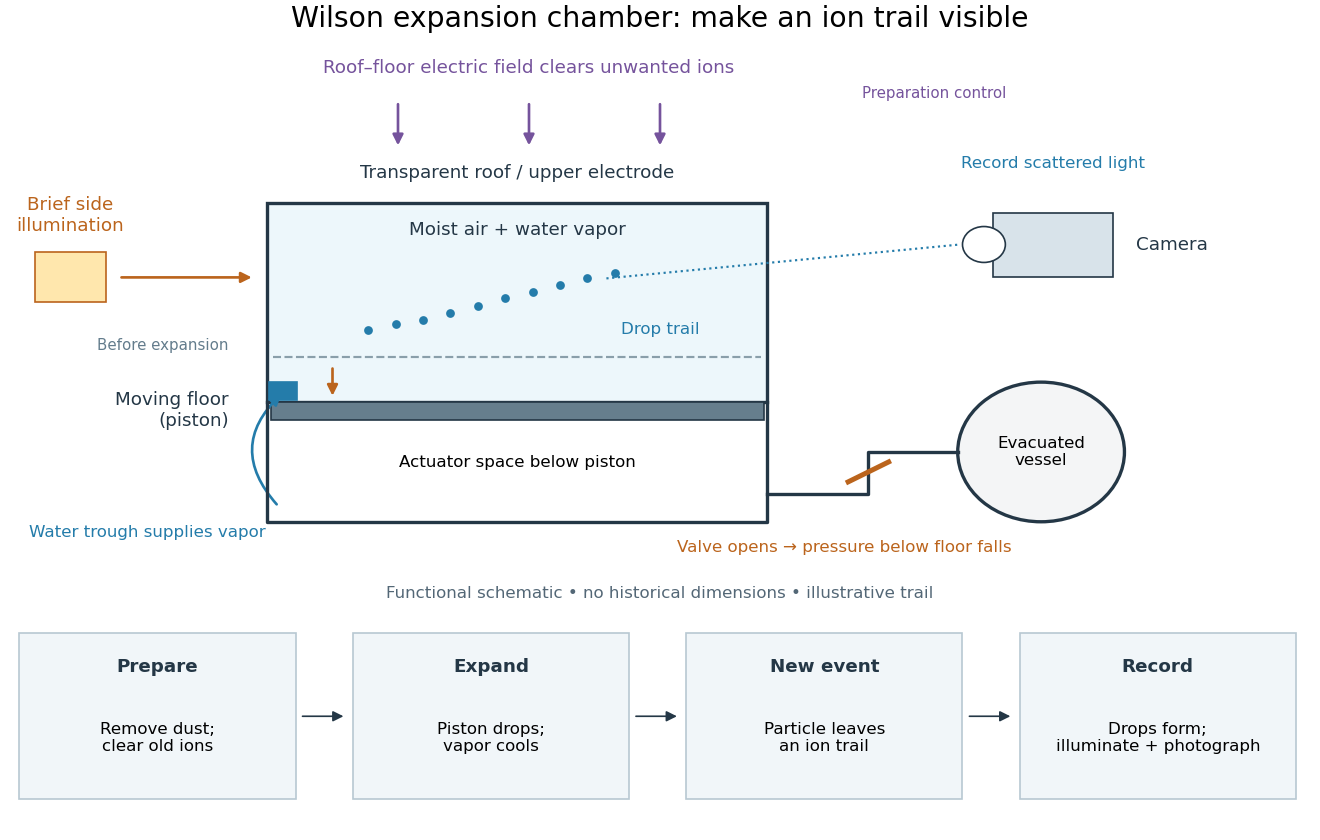

The Python source for this figure:
"""Original functional diagram; Python 3.14, matplotlib 3.10.7.

Run from _media; writes basename.png in the current working directory.
Historical functions follow Wilson's 1927 lecture, pp. 200-201, and the
Smithsonian's nmah_700205 replica record. No dimensions or delays are inferred.
"""
from pathlib import Path

import matplotlib.pyplot as plt
from matplotlib.patches import Circle, FancyArrowPatch, Rectangle


def main():
    plt.rcParams.update({"font.size": 11, "font.family": "DejaVu Sans"})
    fig = plt.figure(figsize=(11, 7), facecolor="white", layout="constrained")
    grid = fig.add_gridspec(2, 1, height_ratios=[3.5, 1.4])
    ax = fig.add_subplot(grid[0])
    ax.set(xlim=(0, 11), ylim=(0, 5.6))
    ax.axis("off")
    ink, blue, orange = "#243746", "#247caa", "#bb641c"
    fig.suptitle("Wilson expansion chamber: make an ion trail visible", fontsize=17)

    def arrow(a, b, color=ink, style="-|>", **kwargs):
        ax.add_patch(FancyArrowPatch(a, b, arrowstyle=style, mutation_scale=13,
                                    color=color, linewidth=1.6, **kwargs))

    # Wide sensitive volume, with separate actuator space below the piston.
    ax.add_patch(Rectangle((2.2, 2.0), 4.2, 2.0, facecolor="#edf7fb", edgecolor=ink, lw=2))
    ax.plot([2.2, 2.2, 6.4, 6.4], [2.0, 0.8, 0.8, 2.0], color=ink, lw=2)
    ax.add_patch(Rectangle((2.23, 1.82), 4.14, .18, facecolor="#667e8d", edgecolor=ink))
    ax.plot([2.25, 6.35], [2.45, 2.45], ls="--", color="#8a9faa", lw=1.3)
    ax.text(4.3, 4.25, "Transparent roof / upper electrode", ha="center", color=ink)
    ax.text(4.3, 3.68, "Moist air + water vapor", ha="center", color=ink)
    ax.text(4.3, 1.35, "Actuator space below piston", ha="center", fontsize=10)
    arrow((2.75, 2.37), (2.75, 2.03), orange)
    ax.text(1.88, 1.76, "Moving floor\n(piston)", ha="right", color=ink)
    ax.text(1.88, 2.52, "Before expansion", ha="right", fontsize=9, color="#637c8c")
    # Distinct droplets, not a purported historical track.
    xs = [3.05, 3.28, 3.51, 3.74, 3.97, 4.20, 4.43, 4.66, 4.89, 5.12]
    ys = [2.72, 2.78, 2.82, 2.89, 2.96, 3.04, 3.10, 3.17, 3.24, 3.29]
    ax.scatter(xs, ys, s=18, color=blue)
    ax.text(5.5, 2.68, "Drop trail", color=blue, ha="center", fontsize=10)
    ax.add_patch(Rectangle((2.22, 2.02), .23, .18, color=blue))
    ax.text(.2, .65, "Water trough supplies vapor", color=blue, fontsize=10)
    arrow((2.3, .95), (2.34, 2.10), blue, connectionstyle="arc3,rad=-.5")
    # Optical functions deliberately drawn apart from the electrodes and actuator.
    ax.add_patch(Rectangle((.25, 3.0), .6, .5, facecolor="#ffe7ad", edgecolor=orange))
    arrow((.95, 3.25), (2.10, 3.25), orange)
    ax.text(.55, 3.72, "Brief side\nillumination", ha="center", color=orange)
    ax.add_patch(Rectangle((8.3, 3.25), 1.0, .65, facecolor="#d8e3ea", edgecolor=ink))
    ax.add_patch(Circle((8.22, 3.58), .18, facecolor="white", edgecolor=ink))
    ax.plot([5.05, 8.02], [3.24, 3.58], color=blue, lw=1.3, ls=":")
    ax.text(9.5, 3.57, "Camera", va="center", color=ink)
    ax.text(8.8, 4.35, "Record scattered light", ha="center", fontsize=10, color=blue)
    # Clearing field is a preparation control, not a track sign measurement.
    for x in (3.3, 4.4, 5.5):
        arrow((x, 5.02), (x, 4.54), "#75539c")
    ax.text(4.4, 5.3, "Roof–floor electric field clears unwanted ions", ha="center", color="#75539c")
    ax.text(7.2, 5.05, "Preparation control", fontsize=9, color="#75539c")
    # Pressure reservoir only connects to actuator space, never the sensitive gas.
    ax.plot([6.4, 7.25, 7.25, 8.0], [1.08, 1.08, 1.5, 1.5], color=ink, lw=2)
    ax.plot([7.08, 7.42], [1.2, 1.4], color=orange, lw=3)
    ax.add_patch(Circle((8.7, 1.5), .7, facecolor="#f4f5f6", edgecolor=ink, lw=2))
    ax.text(8.7, 1.5, "Evacuated\nvessel", ha="center", va="center", fontsize=10)
    ax.text(7.05, .50, "Valve opens → pressure below floor falls", ha="center", fontsize=10, color=orange)
    ax.text(5.5, .04, "Functional schematic • no historical dimensions • illustrative trail", ha="center", color="#536776", fontsize=10)

    seq = fig.add_subplot(grid[1])
    seq.set(xlim=(0, 11), ylim=(0, 1.75))
    seq.axis("off")
    labels = [("Prepare", "Remove dust;\nclear old ions"),
              ("Expand", "Piston drops;\nvapor cools"),
              ("New event", "Particle leaves\nan ion trail"),
              ("Record", "Drops form;\nilluminate + photograph")]
    for i, (title, detail) in enumerate(labels):
        x = .12 + i * 2.8
        seq.add_patch(Rectangle((x, .28), 2.32, 1.3, facecolor="#f1f6f9", edgecolor="#b8c8d2"))
        seq.text(x+1.16, 1.28, title, ha="center", weight="bold", color=ink)
        seq.text(x+1.16, .76, detail, ha="center", va="center", fontsize=10)
        if i < 3:
            seq.add_patch(FancyArrowPatch((x+2.35, .93), (x+2.75, .93),
                                         arrowstyle="-|>", mutation_scale=13, color=ink))
    fig.savefig(Path.cwd() / (Path(__file__).stem + ".png"), dpi=120, facecolor="white")
    plt.close(fig)


if __name__ == "__main__":
    main()
